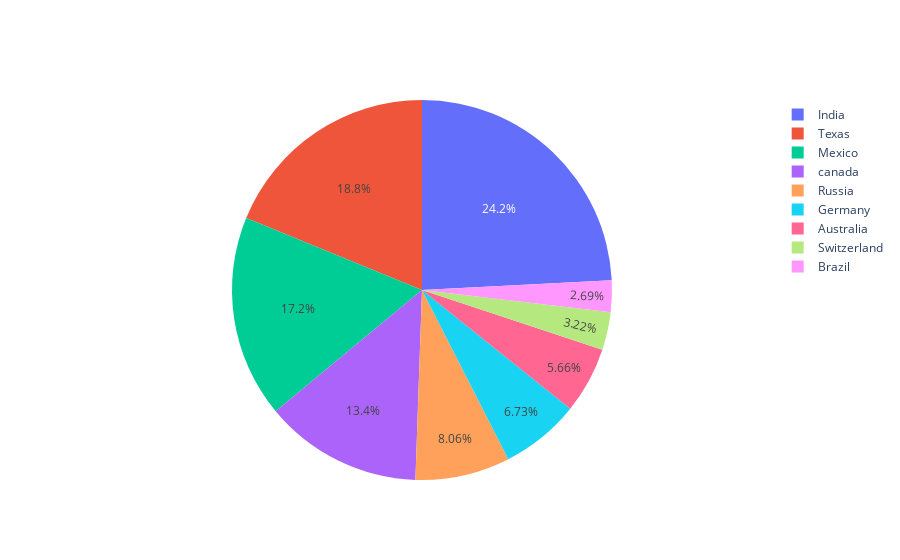

The code cell stored with this chart in its notebook:
### Markdown cell above
# **Bar charts**

### Code cell
import numpy as np
import plotly
import plotly.graph_objects as go
import plotly.offline as pyo
from plotly.offline import init_notebook_mode
  
init_notebook_mode(connected = True) 
  
# countries on x-axis
countries=['India', 'canada', 
           'Australia','Brazil',
           'Mexico','Russia',
           'Germany','Switzerland',
           'Texas'] 
  
# values corresponding to each 
# individual country present in
# countries
values = [4500, 2500, 1053, 500,
          3200, 1500, 1253, 600, 3500] 
  
# plotting pie chart
fig = go.Figure(data=[go.Pie(labels=countries,
                      values=values)])
  
fig.show()

### Figure 1 — Plotly figure (JSON) as saved in the notebook; plotly's stock layout.template omitted (floating-point values rounded to 4 significant figures)
{"data": [{"values": [4500, 2500, 1053, 500, 3200, 1500, 1253, 600, 3500], "labels": ["India", "canada", "Australia", "Brazil", "Mexico", "Russia", "Germany", "Switzerland", "Texas"], "type": "pie"}], "layout": {}}
